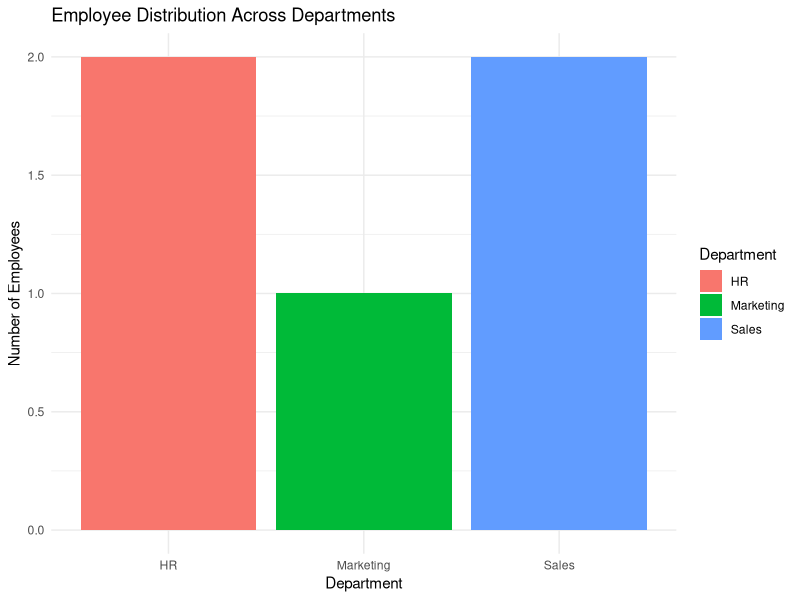

The R script that drew this image:
library(ggplot2)

df3 <- data.frame(
  Department = c("Sales", "HR", "Marketing", "Sales", "HR")
)

ggplot(df3, aes(x = Department, fill = Department)) +
  geom_bar() +
  labs(title = "Employee Distribution Across Departments", x = "Department", y = "Number of Employees") +
  theme_minimal()
